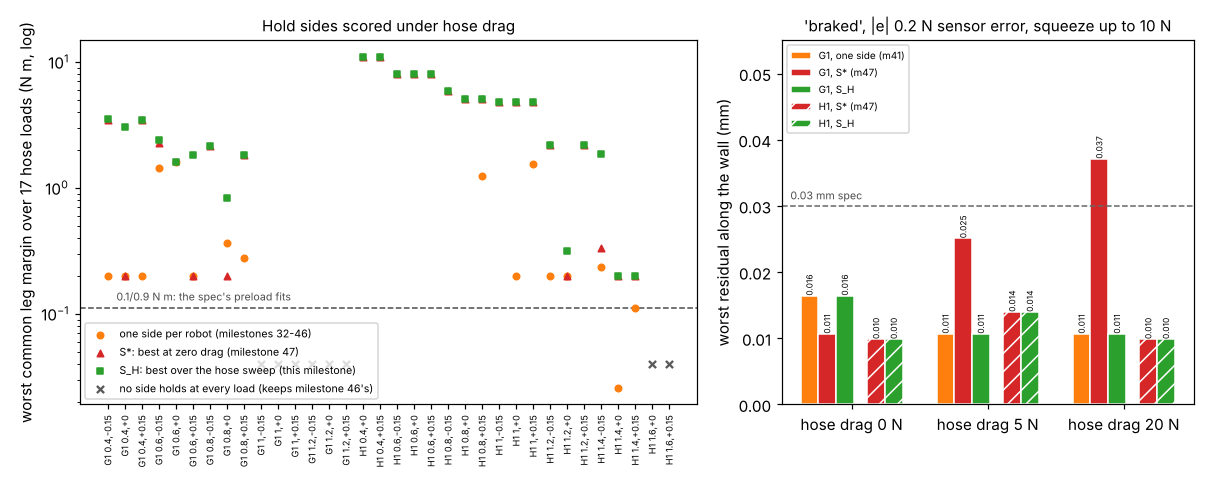

The script that saved this image:
"""Figure for milestone 48: python experiments/m48_loadside/figure.py (reads results.json, m41's and m47's)."""
import json
import os

import matplotlib
matplotlib.use("Agg")
import matplotlib.pyplot as plt  # noqa: E402
import numpy as np  # noqa: E402

HERE = os.path.dirname(os.path.abspath(__file__))
R = json.load(open(os.path.join(HERE, "results.json")))
R41 = json.load(open(os.path.join(HERE, "..", "m41_stance0", "results.json")))
R47 = json.load(open(os.path.join(HERE, "..", "m47_poseside", "results.json")))
fig, (ax1, ax2) = plt.subplots(1, 2, figsize=(11, 4.4), gridspec_kw={"width_ratios": [1.5, 1]})
A = R["A"]
x = np.arange(len(A))
nz = lambda v: np.nan if v is None else v  # noqa: E731
for vals, c, mk, lab in (([nz(a["ml_robot"]) for a in A], "C1", "o", "one side per robot (milestones 32-46)"),
                         ([nz(a["ml_star"]) for a in A], "C3", "^", "S*: best at zero drag (milestone 47)"),
                         ([nz(a["ml_h"]) for a in A], "C2", "s", "S_H: best over the hose sweep (this milestone)")):
    ax1.scatter(x, vals, color=c, marker=mk, s=18, label=lab, zorder=3)
ax1.axhline(R["goal"], color="0.3", ls="--", lw=1)
ax1.text(0.5, R["goal"] * 1.15, "0.1/0.9 N m: the spec's preload fits", fontsize=7, color="0.3")
ax1.set_yscale("log")
ax1.set_xticks(x, [f"{a['robot'].upper()} {a['pose'][0]:g},{a['pose'][1]:+g}" for a in A], rotation=90, fontsize=6)
ax1.set_ylabel("worst common leg margin over 17 hose loads (N m, log)")
ax1.set_title("Hold sides scored under hose drag", fontsize=10)
ax1.legend(fontsize=7, loc="lower left")
D = {(d["robot"], d["H"]): d["worst"]["all"]["y"] for d in R["D"]}
D47 = {(d["robot"], d["H"]): d["worst"]["all"]["y"] for d in R47["D"]}
D41 = {(d["robot"], d["H"]): d["worst"]["all"]["y"] for d in R41["B"]}
Hs = sorted({d["H"] for d in R["D"]})
xx = np.arange(len(Hs))
w = 0.13
bars = (("g1", D41, "C1", "G1, one side (m41)"), ("g1", D47, "C3", "G1, S* (m47)"), ("g1", D, "C2", "G1, S_H"),
        ("h1", D47, "C3", "H1, S* (m47)"), ("h1", D, "C2", "H1, S_H"))
for j, (n, src, c, lab) in enumerate(bars):
    off = (j - 2) * w + (0.05 if n == "h1" else -0.05)
    ys = [src[(n, H)] for H in Hs]
    ax2.bar(xx + off, ys, w, color=c, label=lab, hatch="//" if n == "h1" else None, edgecolor="white")
    for i, v in enumerate(ys):
        ax2.text(xx[i] + off, v, f"{v:.3f}", ha="center", va="bottom", fontsize=5.5, rotation=90)
ax2.axhline(0.03, color="0.4", ls="--", lw=1)
ax2.text(-0.45, 0.031, "0.03 mm spec", fontsize=7, color="0.3")
ax2.set_xticks(xx, [f"hose drag {h:g} N" for h in Hs])
ax2.set_ylabel("worst residual along the wall (mm)")
ax2.set_title("'braked', |e| 0.2 N sensor error, squeeze up to 10 N", fontsize=10)
ax2.legend(fontsize=6.5, loc="upper left")
ax2.set_ylim(0, 0.055)
fig.tight_layout()
fig.savefig(os.path.join(HERE, "figure.png"), dpi=110)
print("wrote figure.png")
